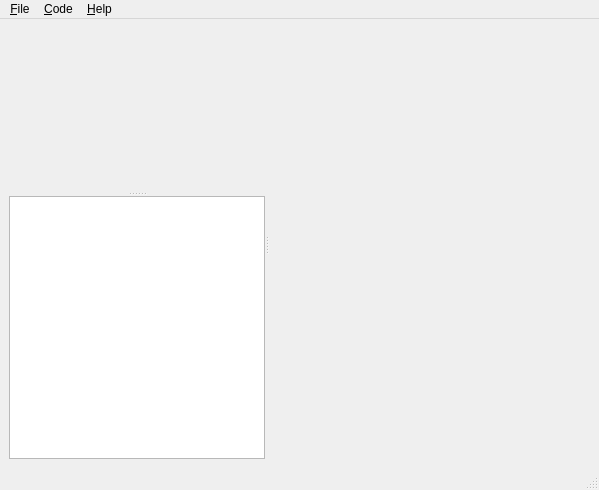
<?xml version="1.0" encoding="UTF-8"?>
<ui version="4.0">
 <class>MainWindow</class>
 <widget class="QMainWindow" name="MainWindow">
  <property name="geometry">
   <rect>
    <x>0</x>
    <y>0</y>
    <width>599</width>
    <height>490</height>
   </rect>
  </property>
  <property name="windowTitle">
   <string>XplicitCAD</string>
  </property>
  <widget class="QWidget" name="centralwidget">
   <layout class="QGridLayout" name="gridLayout">
    <item row="0" column="0">
     <widget class="QSplitter" name="splitterH">
      <property name="orientation">
       <enum>Qt::Horizontal</enum>
      </property>
      <widget class="QSplitter" name="splitterV">
       <property name="orientation">
        <enum>Qt::Vertical</enum>
       </property>
       <widget class="QsciScintilla" name="sourceEdit">
        <property name="sizePolicy">
         <sizepolicy hsizetype="Preferred" vsizetype="Preferred">
          <horstretch>0</horstretch>
          <verstretch>4</verstretch>
         </sizepolicy>
        </property>
        <property name="toolTip">
         <string/>
        </property>
        <property name="whatsThis">
         <string/>
        </property>
       </widget>
       <widget class="QPlainTextEdit" name="consoleEdit">
        <property name="sizePolicy">
         <sizepolicy hsizetype="Expanding" vsizetype="Expanding">
          <horstretch>0</horstretch>
          <verstretch>1</verstretch>
         </sizepolicy>
        </property>
        <property name="readOnly">
         <bool>true</bool>
        </property>
       </widget>
      </widget>
      <widget class="ImplicitWidget" name="implicitView" native="true">
       <property name="enabled">
        <bool>true</bool>
       </property>
       <property name="sizePolicy">
        <sizepolicy hsizetype="Preferred" vsizetype="Preferred">
         <horstretch>5</horstretch>
         <verstretch>0</verstretch>
        </sizepolicy>
       </property>
      </widget>
     </widget>
    </item>
   </layout>
  </widget>
  <widget class="QMenuBar" name="menubar">
   <property name="geometry">
    <rect>
     <x>0</x>
     <y>0</y>
     <width>599</width>
     <height>25</height>
    </rect>
   </property>
   <widget class="QMenu" name="menuFile">
    <property name="title">
     <string>&amp;File</string>
    </property>
    <widget class="QMenu" name="menuRecent">
     <property name="title">
      <string>Recent</string>
     </property>
    </widget>
    <widget class="QMenu" name="menuExamples">
     <property name="title">
      <string>E&amp;xamples</string>
     </property>
    </widget>
    <addaction name="action_Open"/>
    <addaction name="separator"/>
    <addaction name="menuExamples"/>
    <addaction name="menuRecent"/>
    <addaction name="separator"/>
    <addaction name="action_Save"/>
    <addaction name="actionSave_as"/>
    <addaction name="actionE_xport_STL"/>
    <addaction name="action_Quit"/>
   </widget>
   <widget class="QMenu" name="menuCode">
    <property name="title">
     <string>&amp;Code</string>
    </property>
    <addaction name="action_Compile"/>
   </widget>
   <widget class="QMenu" name="menuHelp">
    <property name="title">
     <string>&amp;Help</string>
    </property>
    <addaction name="action_About"/>
   </widget>
   <addaction name="menuFile"/>
   <addaction name="menuCode"/>
   <addaction name="menuHelp"/>
  </widget>
  <widget class="QStatusBar" name="statusbar"/>
  <action name="action_Quit">
   <property name="text">
    <string>&amp;Quit</string>
   </property>
   <property name="shortcut">
    <string>Ctrl+Q</string>
   </property>
  </action>
  <action name="action_About">
   <property name="text">
    <string>&amp;About</string>
   </property>
  </action>
  <action name="action_Compile">
   <property name="text">
    <string>&amp;Compile</string>
   </property>
   <property name="shortcut">
    <string>F8</string>
   </property>
  </action>
  <action name="action_Open">
   <property name="text">
    <string>&amp;Open</string>
   </property>
   <property name="shortcut">
    <string>Ctrl+O</string>
   </property>
  </action>
  <action name="action_Save">
   <property name="text">
    <string>&amp;Save</string>
   </property>
   <property name="shortcut">
    <string>Ctrl+S</string>
   </property>
  </action>
  <action name="actionSave_as">
   <property name="text">
    <string>Save &amp;as</string>
   </property>
   <property name="shortcut">
    <string>Ctrl+Shift+S</string>
   </property>
  </action>
  <action name="actionE_xport_STL">
   <property name="text">
    <string>E&amp;xport STL</string>
   </property>
   <property name="shortcut">
    <string>Ctrl+E</string>
   </property>
  </action>
  <action name="actionRecent">
   <property name="text">
    <string>Recent</string>
   </property>
  </action>
  <action name="actionT">
   <property name="text">
    <string>t</string>
   </property>
  </action>
  <action name="actionTut">
   <property name="text">
    <string>tut</string>
   </property>
  </action>
 </widget>
 <customwidgets>
  <customwidget>
   <class>QsciScintilla</class>
   <extends>QFrame</extends>
   <header>Qsci/qsciscintilla.h</header>
   <container>1</container>
  </customwidget>
  <customwidget>
   <class>ImplicitWidget</class>
   <extends>QWidget</extends>
   <header>implicitwidget.h</header>
  </customwidget>
 </customwidgets>
 <resources/>
 <connections/>
</ui>
